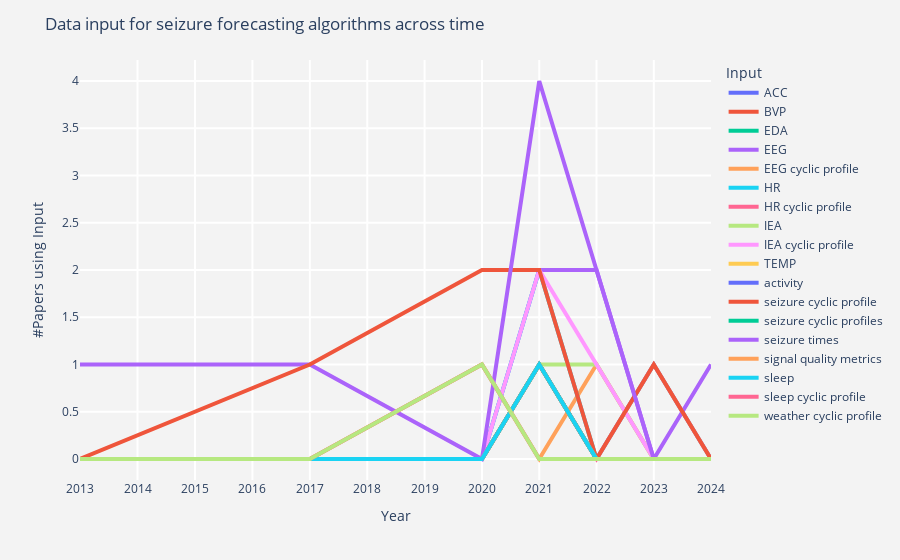

Here is the notebook cell this chart was saved with:
### Markdown cell above
## Line Chart

### Code cell
fig = px.line(df_input_frequency_by_year, x="Year", y="freq", color='Input')

fig.update_traces(line=dict(width=4))

fig.update_layout(
    title='Data input for seizure forecasting algorithms across time',
    xaxis=dict(
        title='Year',
        gridcolor='white',
        type='log',
        gridwidth=2,
    ),
    yaxis=dict(
        title='#Papers using Input',
        gridcolor='white',
        gridwidth=2,
    ),
    paper_bgcolor='rgb(243, 243, 243)',
    plot_bgcolor='rgb(243, 243, 243)',
)


fig.show()

### Figure 1 — Plotly figure (JSON) as saved in the notebook; plotly's stock layout.template omitted (floating-point values rounded to 4 significant figures)
{"data": [{"hovertemplate": "Input=ACC<br>Year=%{x}<br>freq=%{y}<extra></extra>", "legendgroup": "ACC", "line": {"color": "#636efa", "dash": "solid", "width": 4}, "marker": {"symbol": "circle"}, "mode": "lines", "name": "ACC", "orientation": "v", "showlegend": true, "type": "scatter", "x": [2013, 2017, 2020, 2021, 2022, 2023, 2024], "xaxis": "x", "y": [0, 0, 0, 1, 0, 0, 0], "yaxis": "y"}, {"hovertemplate": "Input=BVP<br>Year=%{x}<br>freq=%{y}<extra></extra>", "legendgroup": "BVP", "line": {"color": "#EF553B", "dash": "solid", "width": 4}, "marker": {"symbol": "circle"}, "mode": "lines", "name": "BVP", "orientation": "v", "showlegend": true, "type": "scatter", "x": [2013, 2017, 2020, 2021, 2022, 2023, 2024], "xaxis": "x", "y": [0, 0, 0, 1, 0, 0, 0], "yaxis": "y"}, {"hovertemplate": "Input=EDA<br>Year=%{x}<br>freq=%{y}<extra></extra>", "legendgroup": "EDA", "line": {"color": "#00cc96", "dash": "solid", "width": 4}, "marker": {"symbol": "circle"}, "mode": "lines", "name": "EDA", "orientation": "v", "showlegend": true, "type": "scatter", "x": [2013, 2017, 2020, 2021, 2022, 2023, 2024], "xaxis": "x", "y": [0, 0, 0, 1, 0, 0, 0], "yaxis": "y"}, {"hovertemplate": "Input=EEG<br>Year=%{x}<br>freq=%{y}<extra></extra>", "legendgroup": "EEG", "line": {"color": "#ab63fa", "dash": "solid", "width": 4}, "marker": {"symbol": "circle"}, "mode": "lines", "name": "EEG", "orientation": "v", "showlegend": true, "type": "scatter", "x": [2013, 2017, 2020, 2021, 2022, 2023, 2024], "xaxis": "x", "y": [1, 1, 0, 2, 2, 0, 1], "yaxis": "y"}, {"hovertemplate": "Input=EEG cyclic profile<br>Year=%{x}<br>freq=%{y}<extra></extra>", "legendgroup": "EEG cyclic profile", "line": {"color": "#FFA15A", "dash": "solid", "width": 4}, "marker": {"symbol": "circle"}, "mode": "lines", "name": "EEG cyclic profile", "orientation": "v", "showlegend": true, "type": "scatter", "x": [2013, 2017, 2020, 2021, 2022, 2023, 2024], "xaxis": "x", "y": [0, 0, 1, 0, 1, 0, 0], "yaxis": "y"}, {"hovertemplate": "Input=HR<br>Year=%{x}<br>freq=%{y}<extra></extra>", "legendgroup": "HR", "line": {"color": "#19d3f3", "dash": "solid", "width": 4}, "marker": {"symbol": "circle"}, "mode": "lines", "name": "HR", "orientation": "v", "showlegend": true, "type": "scatter", "x": [2013, 2017, 2020, 2021, 2022, 2023, 2024], "xaxis": "x", "y": [0, 0, 0, 2, 0, 1, 0], "yaxis": "y"}, {"hovertemplate": "Input=HR cyclic profile<br>Year=%{x}<br>freq=%{y}<extra></extra>", "legendgroup": "HR cyclic profile", "line": {"color": "#FF6692", "dash": "solid", "width": 4}, "marker": {"symbol": "circle"}, "mode": "lines", "name": "HR cyclic profile", "orientation": "v", "showlegend": true, "type": "scatter", "x": [2013, 2017, 2020, 2021, 2022, 2023, 2024], "xaxis": "x", "y": [0, 0, 0, 1, 0, 1, 0], "yaxis": "y"}, {"hovertemplate": "Input=IEA<br>Year=%{x}<br>freq=%{y}<extra></extra>", "legendgroup": "IEA", "line": {"color": "#B6E880", "dash": "solid", "width": 4}, "marker": {"symbol": "circle"}, "mode": "lines", "name": "IEA", "orientation": "v", "showlegend": true, "type": "scatter", "x": [2013, 2017, 2020, 2021, 2022, 2023, 2024], "xaxis": "x", "y": [0, 0, 0, 1, 1, 0, 0], "yaxis": "y"}, {"hovertemplate": "Input=IEA cyclic profile<br>Year=%{x}<br>freq=%{y}<extra></extra>", "legendgroup": "IEA cyclic profile", "line": {"color": "#FF97FF", "dash": "solid", "width": 4}, "marker": {"symbol": "circle"}, "mode": "lines", "name": "IEA cyclic profile", "orientation": "v", "showlegend": true, "type": "scatter", "x": [2013, 2017, 2020, 2021, 2022, 2023, 2024], "xaxis": "x", "y": [0, 0, 0, 2, 1, 0, 0], "yaxis": "y"}, {"hovertemplate": "Input=TEMP<br>Year=%{x}<br>freq=%{y}<extra></extra>", "legendgroup": "TEMP", "line": {"color": "#FECB52", "dash": "solid", "width": 4}, "marker": {"symbol": "circle"}, "mode": "lines", "name": "TEMP", "orientation": "v", "showlegend": true, "type": "scatter", "x": [2013, 2017, 2020, 2021, 2022, 2023, 2024], "xaxis": "x", "y": [0, 0, 0, 1, 0, 0, 0], "yaxis": "y"}, {"hovertemplate": "Input=activity<br>Year=%{x}<br>freq=%{y}<extra></extra>", "legendgroup": "activity", "line": {"color": "#636efa", "dash": "solid", "width": 4}, "marker": {"symbol": "circle"}, "mode": "lines", "name": "activity", "orientation": "v", "showlegend": true, "type": "scatter", "x": [2013, 2017, 2020, 2021, 2022, 2023, 2024], "xaxis": "x", "y": [0, 0, 0, 1, 0, 0, 0], "yaxis": "y"}, {"hovertemplate": "Input=seizure cyclic profile<br>Year=%{x}<br>freq=%{y}<extra></extra>", "legendgroup": "seizure cyclic profile", "line": {"color": "#EF553B", "dash": "solid", "width": 4}, "marker": {"symbol": "circle"}, "mode": "lines", "name": "seizure cyclic profile", "orientation": "v", "showlegend": true, "type": "scatter", "x": [2013, 2017, 2020, 2021, 2022, 2023, 2024], "xaxis": "x", "y": [0, 1, 2, 2, 0, 1, 0], "yaxis": "y"}, {"hovertemplate": "Input=seizure cyclic profiles<br>Year=%{x}<br>freq=%{y}<extra></extra>", "legendgroup": "seizure cyclic profiles", "line": {"color": "#00cc96", "dash": "solid", "width": 4}, "marker": {"symbol": "circle"}, "mode": "lines", "name": "seizure cyclic profiles", "orientation": "v", "showlegend": true, "type": "scatter", "x": [2013, 2017, 2020, 2021, 2022, 2023, 2024], "xaxis": "x", "y": [0, 0, 0, 1, 0, 0, 0], "yaxis": "y"}, {"hovertemplate": "Input=seizure times<br>Year=%{x}<br>freq=%{y}<extra></extra>", "legendgroup": "seizure times", "line": {"color": "#ab63fa", "dash": "solid", "width": 4}, "marker": {"symbol": "circle"}, "mode": "lines", "name": "seizure times", "orientation": "v", "showlegend": true, "type": "scatter", "x": [2013, 2017, 2020, 2021, 2022, 2023, 2024], "xaxis": "x", "y": [0, 0, 0, 4, 2, 0, 0], "yaxis": "y"}, {"hovertemplate": "Input=signal quality metrics<br>Year=%{x}<br>freq=%{y}<extra></extra>", "legendgroup": "signal quality metrics", "line": {"color": "#FFA15A", "dash": "solid", "width": 4}, "marker": {"symbol": "circle"}, "mode": "lines", "name": "signal quality metrics", "orientation": "v", "showlegend": true, "type": "scatter", "x": [2013, 2017, 2020, 2021, 2022, 2023, 2024], "xaxis": "x", "y": [0, 0, 0, 1, 0, 0, 0], "yaxis": "y"}, {"hovertemplate": "Input=sleep<br>Year=%{x}<br>freq=%{y}<extra></extra>", "legendgroup": "sleep", "line": {"color": "#19d3f3", "dash": "solid", "width": 4}, "marker": {"symbol": "circle"}, "mode": "lines", "name": "sleep", "orientation": "v", "showlegend": true, "type": "scatter", "x": [2013, 2017, 2020, 2021, 2022, 2023, 2024], "xaxis": "x", "y": [0, 0, 0, 1, 0, 0, 0], "yaxis": "y"}, {"hovertemplate": "Input=sleep cyclic profile<br>Year=%{x}<br>freq=%{y}<extra></extra>", "legendgroup": "sleep cyclic profile", "line": {"color": "#FF6692", "dash": "solid", "width": 4}, "marker": {"symbol": "circle"}, "mode": "lines", "name": "sleep cyclic profile", "orientation": "v", "showlegend": true, "type": "scatter", "x": [2013, 2017, 2020, 2021, 2022, 2023, 2024], "xaxis": "x", "y": [0, 0, 1, 0, 0, 0, 0], "yaxis": "y"}, {"hovertemplate": "Input=weather cyclic profile<br>Year=%{x}<br>freq=%{y}<extra></extra>", "legendgroup": "weather cyclic profile", "line": {"color": "#B6E880", "dash": "solid", "width": 4}, "marker": {"symbol": "circle"}, "mode": "lines", "name": "weather cyclic profile", "orientation": "v", "showlegend": true, "type": "scatter", "x": [2013, 2017, 2020, 2021, 2022, 2023, 2024], "xaxis": "x", "y": [0, 0, 1, 0, 0, 0, 0], "yaxis": "y"}], "layout": {"legend": {"title": {"text": "Input"}, "tracegroupgap": 0}, "margin": {"t": 60}, "paper_bgcolor": "rgb(243, 243, 243)", "plot_bgcolor": "rgb(243, 243, 243)", "title": {"text": "Data input for seizure forecasting algorithms across time"}, "xaxis": {"anchor": "y", "domain": [0, 1], "gridcolor": "white", "gridwidth": 2, "title": {"text": "Year"}, "type": "log"}, "yaxis": {"anchor": "x", "domain": [0, 1], "gridcolor": "white", "gridwidth": 2, "title": {"text": "#Papers using Input"}}}}
